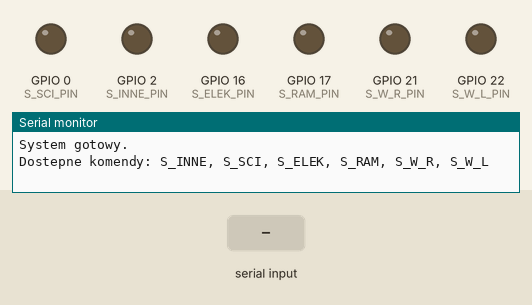
This sketch was run on a simulated ESP32. Shown: output pins drawn as LEDs (lit = HIGH), the last lines printed to the serial monitor. The inputs (shaded band) are chosen by the test bench.

Above: at 1.2 s.
1.3 s: "S_INNE\n" received over Serial
At 1.6 s:
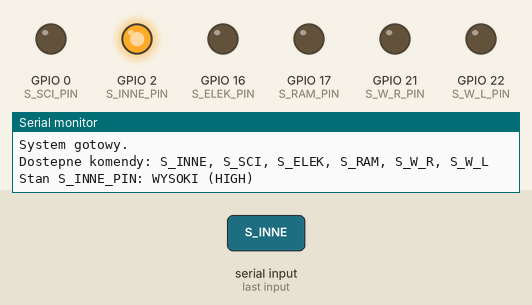
2.8 s: "S_SCI\n" received over Serial
At 4.0 s:
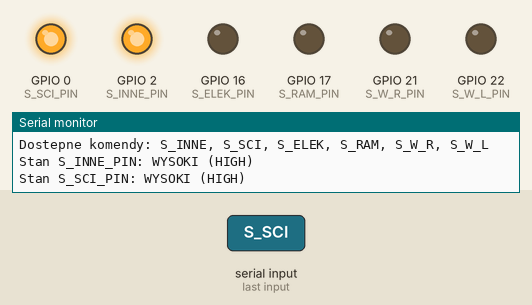
4.3 s: "S_ELEK\n" received over Serial
At 5.1 s:
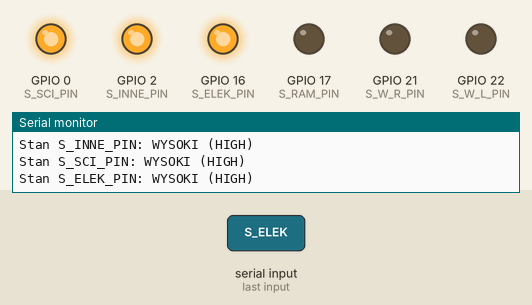
5.8 s: "S_RAM\n" received over Serial
At 6.3 s:
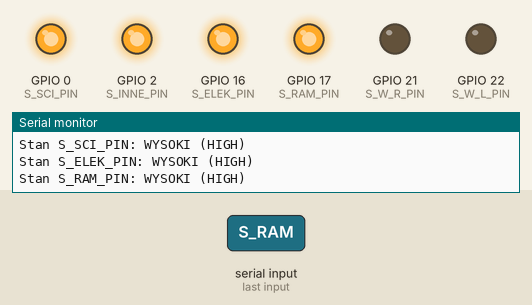
7.3 s: "S_W_R\n" received over Serial
At 8.5 s:
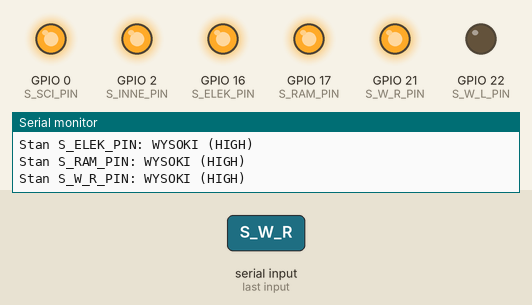
8.8 s: "S_W_L\n" received over Serial
At 9.7 s:
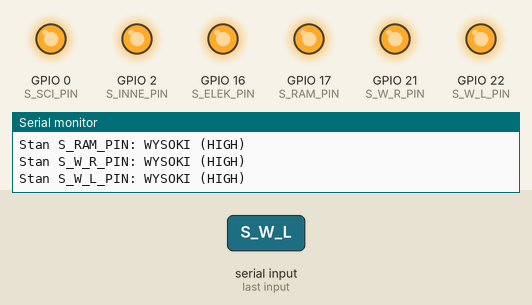
Timing chart, 0 to 11.3 s (numbered marks = the images above; inputs shaded):
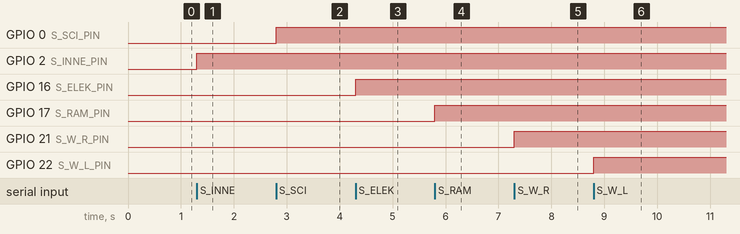

Measured:
- after the input at 1.3 s, GPIO 2 (S_INNE_PIN): LOW → HIGH at once
- after the input at 2.8 s, GPIO 0 (S_SCI_PIN): LOW → HIGH at once
- after the input at 4.3 s, GPIO 16 (S_ELEK_PIN): LOW → HIGH at once
- after the input at 5.8 s, GPIO 17 (S_RAM_PIN): LOW → HIGH at once
- after the input at 7.3 s, GPIO 21 (S_W_R_PIN): LOW → HIGH at once
- after the input at 8.8 s, GPIO 22 (S_W_L_PIN): LOW → HIGH at once

The sketch:

ORION_POWER_TEST.ino
```cpp
#include <Arduino.h>

// Definicje pinów
constexpr uint8_t S_INNE_PIN  = GPIO_NUM_2;
constexpr uint8_t S_SCI_PIN   = GPIO_NUM_0;
constexpr uint8_t S_ELEK_PIN  = GPIO_NUM_16;
constexpr uint8_t S_RAM_PIN   = GPIO_NUM_17;
constexpr uint8_t S_W_R_PIN   = GPIO_NUM_21;
constexpr uint8_t S_W_L_PIN   = GPIO_NUM_22;

void setup() {
  // Inicjalizacja portu szeregowego
  Serial.begin(115200);

  // Konfiguracja pinów jako wyjścia
  pinMode(S_INNE_PIN, OUTPUT);
  pinMode(S_SCI_PIN, OUTPUT);
  pinMode(S_ELEK_PIN, OUTPUT);
  pinMode(S_RAM_PIN, OUTPUT);
  pinMode(S_W_R_PIN, OUTPUT);
  pinMode(S_W_L_PIN, OUTPUT);

  // Ustawienie początkowego stanu na LOW (niski)
  digitalWrite(S_INNE_PIN, LOW);
  digitalWrite(S_SCI_PIN, LOW);
  digitalWrite(S_ELEK_PIN, LOW);
  digitalWrite(S_RAM_PIN, LOW);
  digitalWrite(S_W_R_PIN, LOW);
  digitalWrite(S_W_L_PIN, LOW);

  Serial.println("System gotowy.");
  Serial.println("Dostepne komendy: S_INNE, S_SCI, S_ELEK, S_RAM, S_W_R, S_W_L");
}

void loop() {
  // Sprawdzenie, czy są nowe dane w buforze Serial
  if (Serial.available() > 0) {
    // Odczyt linii tekstu aż do znaku nowej linii
    String command = Serial.readStringUntil('\n');

    // Usunięcie ewentualnych białych znaków (np. \r, spacji),
    // które mogą zepsuć porównanie
    command.trim();

    // Ignoruj puste wiadomości
    if (command.length() == 0) return;

    // Logika przełączania
    if (command == "S_INNE") {
      digitalWrite(S_INNE_PIN, !digitalRead(S_INNE_PIN));
      Serial.print("Stan S_INNE_PIN: ");
      Serial.println(digitalRead(S_INNE_PIN) ? "WYSOKI (HIGH)" : "NISKI (LOW)");
    }
    else if (command == "S_SCI") {
      digitalWrite(S_SCI_PIN, !digitalRead(S_SCI_PIN));
      Serial.print("Stan S_SCI_PIN: ");
      Serial.println(digitalRead(S_SCI_PIN) ? "WYSOKI (HIGH)" : "NISKI (LOW)");
    }
    else if (command == "S_ELEK") {
      digitalWrite(S_ELEK_PIN, !digitalRead(S_ELEK_PIN));
      Serial.print("Stan S_ELEK_PIN: ");
      Serial.println(digitalRead(S_ELEK_PIN) ? "WYSOKI (HIGH)" : "NISKI (LOW)");
    }
    else if (command == "S_RAM") {
      digitalWrite(S_RAM_PIN, !digitalRead(S_RAM_PIN));
      Serial.print("Stan S_RAM_PIN: ");
      Serial.println(digitalRead(S_RAM_PIN) ? "WYSOKI (HIGH)" : "NISKI (LOW)");
    }
    else if (command == "S_W_R") {
      digitalWrite(S_W_R_PIN, !digitalRead(S_W_R_PIN));
      Serial.print("Stan S_W_R_PIN: ");
      Serial.println(digitalRead(S_W_R_PIN) ? "WYSOKI (HIGH)" : "NISKI (LOW)");
    }
    else if (command == "S_W_L") {
      digitalWrite(S_W_L_PIN, !digitalRead(S_W_L_PIN));
      Serial.print("Stan S_W_L_PIN: ");
      Serial.println(digitalRead(S_W_L_PIN) ? "WYSOKI (HIGH)" : "NISKI (LOW)");
    }
    else {
      Serial.println("Nieznana komenda! Uzyj: S_INNE, S_SCI, S_ELEK, S_RAM, S_W_R, S_W_L");
    }
  }
}
```
